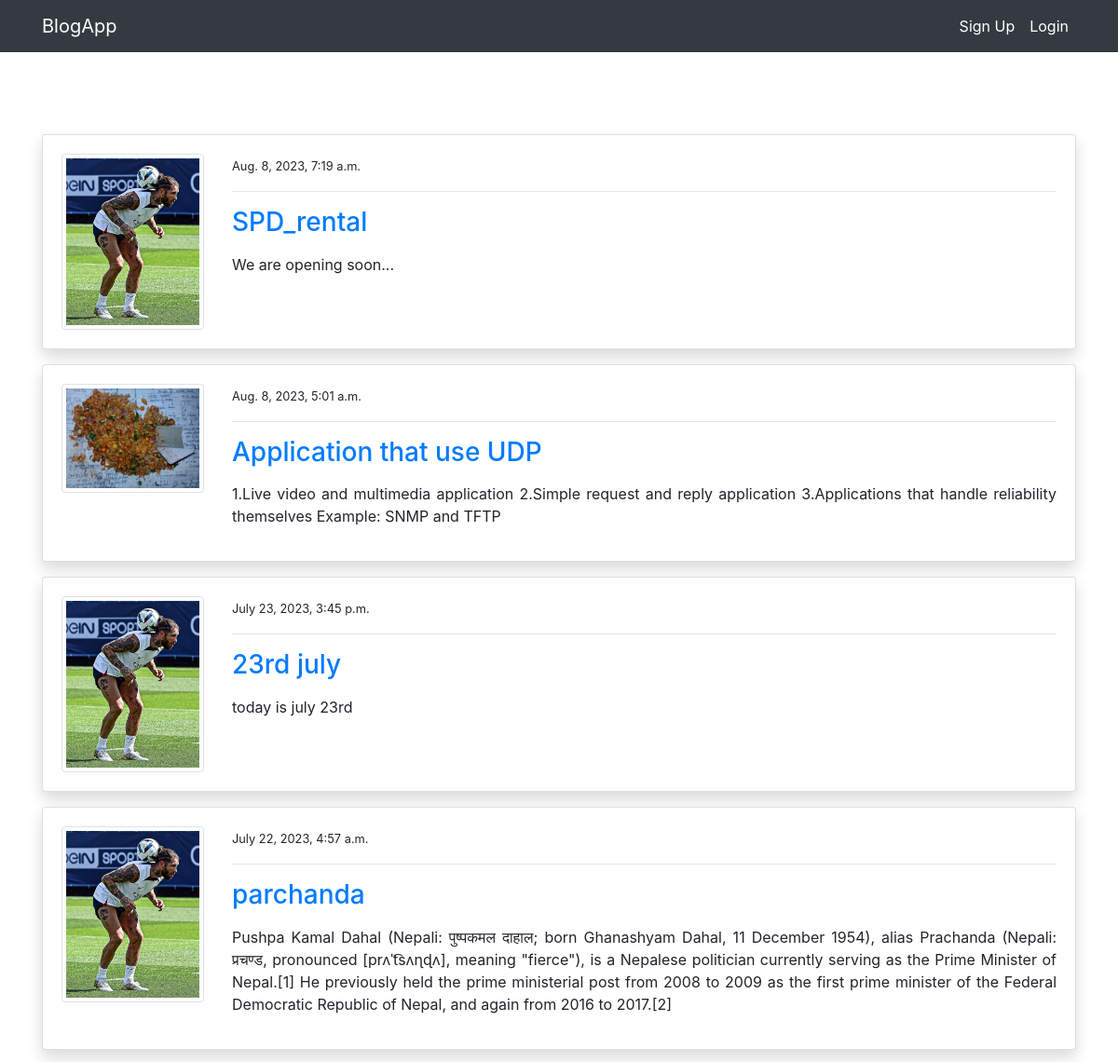
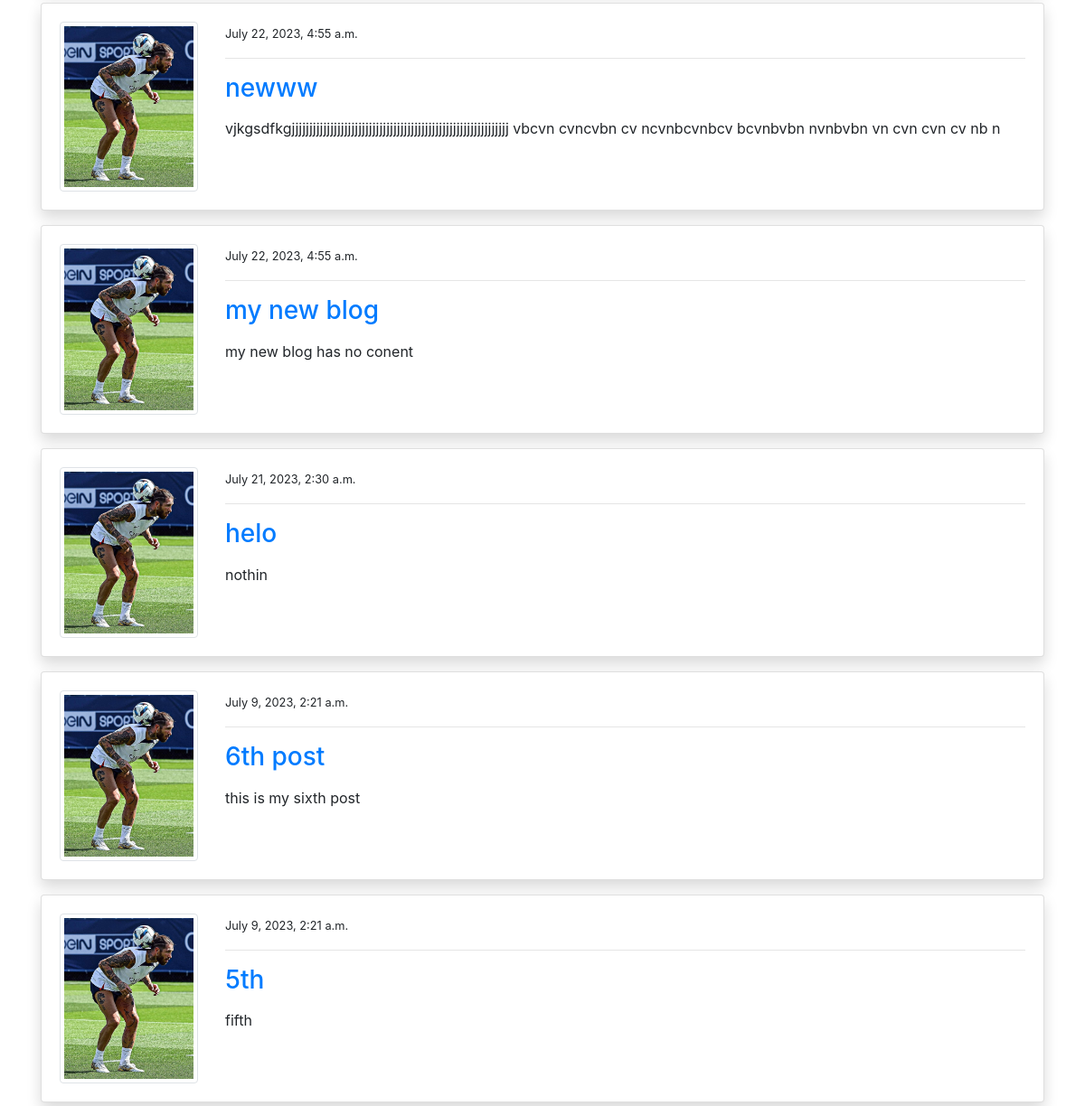
Before: / (upper part) with the older database file (2 pictures, top to bottom).
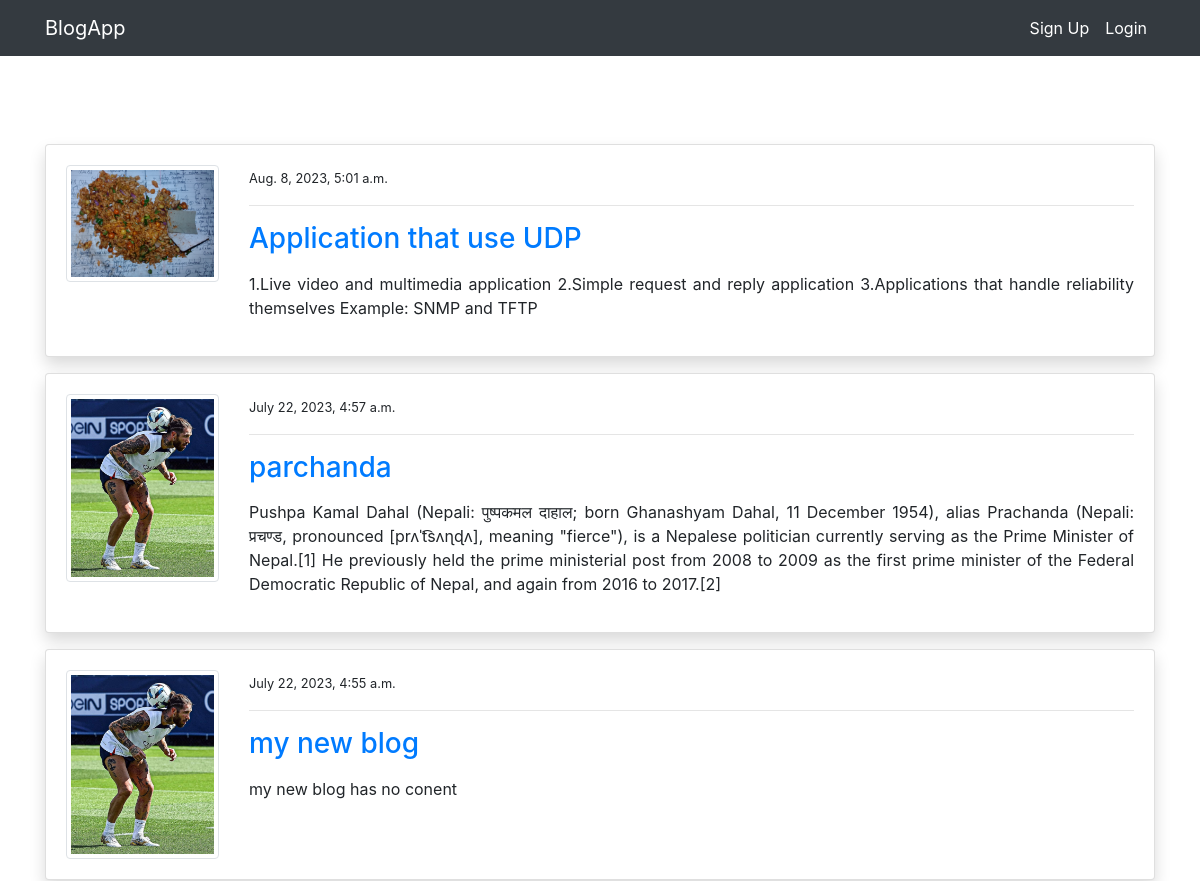
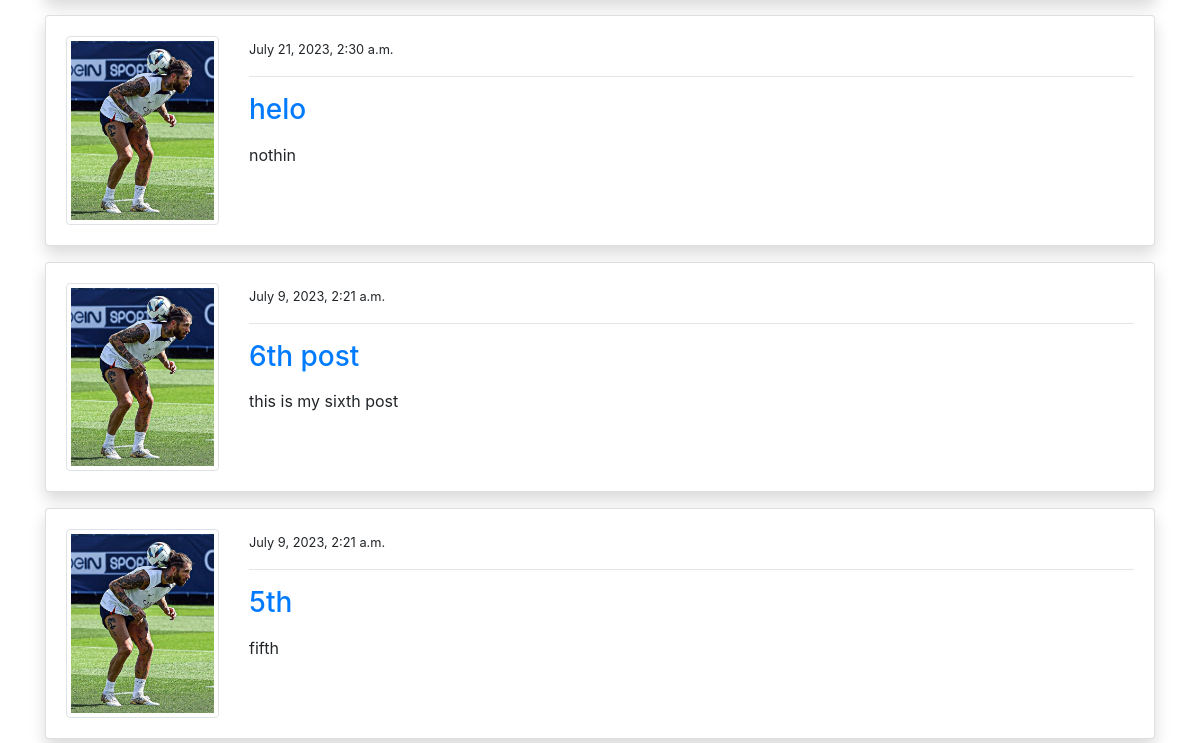
After: the same page with the newer database file (2 pictures, top to bottom).
### myblog/models.py (models this page shows, shortened)
class BlogModel(models.Model):
    title = models.CharField(max_length=100)
    content = models.TextField()
    author = models.ForeignKey(User,on_delete=models.CASCADE)
    date_created = models.DateTimeField(auto_now_add=True)
    class Meta:
        ordering = ('-date_created',)

### Accounts/models.py (models this page shows, shortened)
class AccountModel(models.Model):
    user = models.OneToOneField(User, on_delete=models.CASCADE)
    image=models.ImageField(default='default.png',upload_to='account' , validators=[FileExtensionValidator(['png','jpg','jpeg'])])

### myblog/views.py (the view)
# urls.py: path('',views.ShowBlogs, name='ShowBlogs'),
def ShowBlogs(request):
    posts = BlogModel.objects.all()
    if request.method == 'POST':
        form =  BlogModelForm(request.POST)
        if form.is_valid():
            instance = form.save(commit=False)
            instance.author = request.user
            instance.save()
            return redirect('ShowBlogs')
    else:
        form =  BlogModelForm()
    context = {
        'posts':posts,
        'form':form
    }
    return render(request ,'blogs/index.html' , context)

### templates/blogs/index.html (shortened to what this page needs)
{% extends 'baseFiles/base.html' %}
{% load crispy_forms_tags %}
{% block content %}
<div class="container">
    <div class="row mt-5 pt-5">
        <div class="col-md-12">
            {% for post in posts %}
            <div class="card shadow mb-3 ">
                <div class="card-body">
                    <div class="row">
                        <div class="col-md-2">
                           <small> <img class="img-thumbnail" src="{{post.author.accountmodel.image.url}}" alt="image1"></small>
                        </div>
                        <div class="col-md-10">
                            <small>{{post.date_created}} </small>
                            <hr>
                            <a href="{% url 'post_details' post.id %}" class="h3 text-decoration-none">{{post.title}}</a>
                            <p class="text-justify my-3">{{post.content}}</p>
                        </div>
                    </div>
                </div>
            </div>
            {% endfor %}
        </div>
    </div>
</div>
{% endblock %}

### templates/baseFiles/base.html (shortened to what this page needs)
<!doctype html>
<html lang="en">
  <head>
    <link rel="stylesheet" href="https://cdn.jsdelivr.net/npm/bootstrap@4.3.1/dist/css/bootstrap.min.css">
  </head>
  <body>
    {% include 'baseFiles/nav.html' %}
    <h1>hello </h1>
    {% block content %}
    {% endblock %}
  </body>
</html>

### templates/baseFiles/nav.html (shortened to what this page needs)
  <nav class="navbar navbar-expand-lg navbar-primary bg-dark fixed-top">
      <div class="container">
        <a class="navbar-brand text-white" href="{% url 'ShowBlogs' %}">BlogApp</a>
    {% if request.user.is_authenticated %}
        <div class="collapse navbar-collapse" id="navbarSupportedContent">
            <ul class="navbar-nav ml-auto">
                <li class="nav-item active">
                    <a class="nav-link text-white" href="{% url 'userProfile' %}">Profile <span
                            class="sr-only"></span></a>
                </li>
                <li class="nav-item">
                    <a class="nav-link text-white" href="{% url 'logout' %}">Logout</a>
                </li>
            </ul>
            {% else %}
            <ul class="navbar-nav ml-auto">
                <li class="nav-item active">
                    <a class="nav-link text-white" href="{% url 'sign_up' %}">Sign Up </a>
                </li>
                <li class="nav-item">
                    <a class="nav-link text-white" href="{% url 'login' %}">Login</a>
                </li>
            </ul>
            {% endif %}
        </div>
</nav>

Changed rows visible on the page:
removed BlogModel: author.accountmodel.image (picture), date_created "Aug. 8, 2023, 7:19 a.m.", title "SPD_rental", content "We are opening soon..."
removed BlogModel: author.accountmodel.image (picture), date_created "July 23, 2023, 3:45 p.m.", title "23rd july", content "today is july 23rd"
removed BlogModel: author.accountmodel.image (picture), date_created "July 22, 2023, 4:55 a.m.", title "newww", content "vjkgsdfkgjjjjjjjjjjjjjjjjjjjjjjjjjjjjjjjjjjjjjjjjjjjjjjjjjjjjjjjjjjjjjj vbcvn cvncvbn cv ncvnbcvnbcv bcvnbvbn nvnbvbn vn cvn cvn cv nb n"
